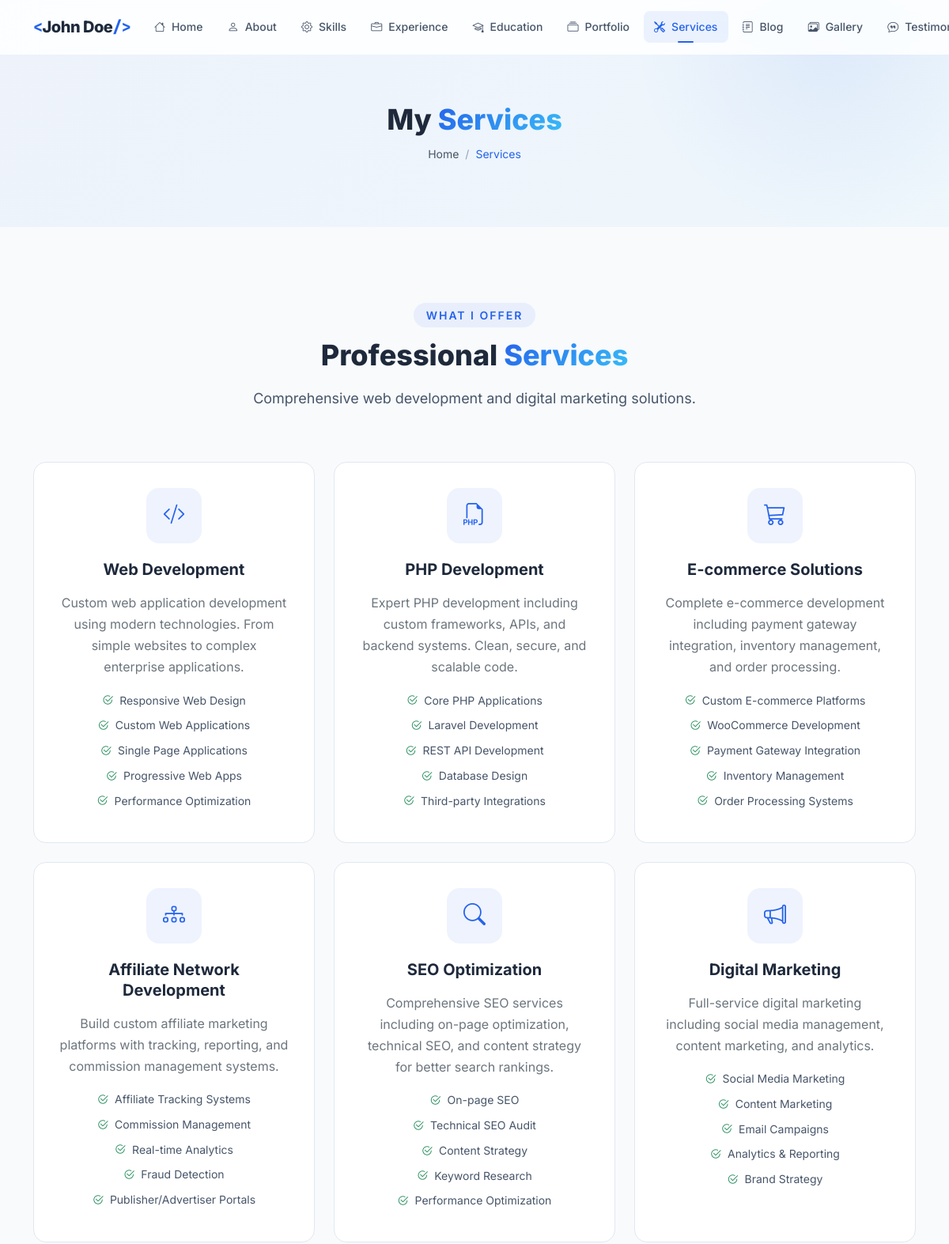
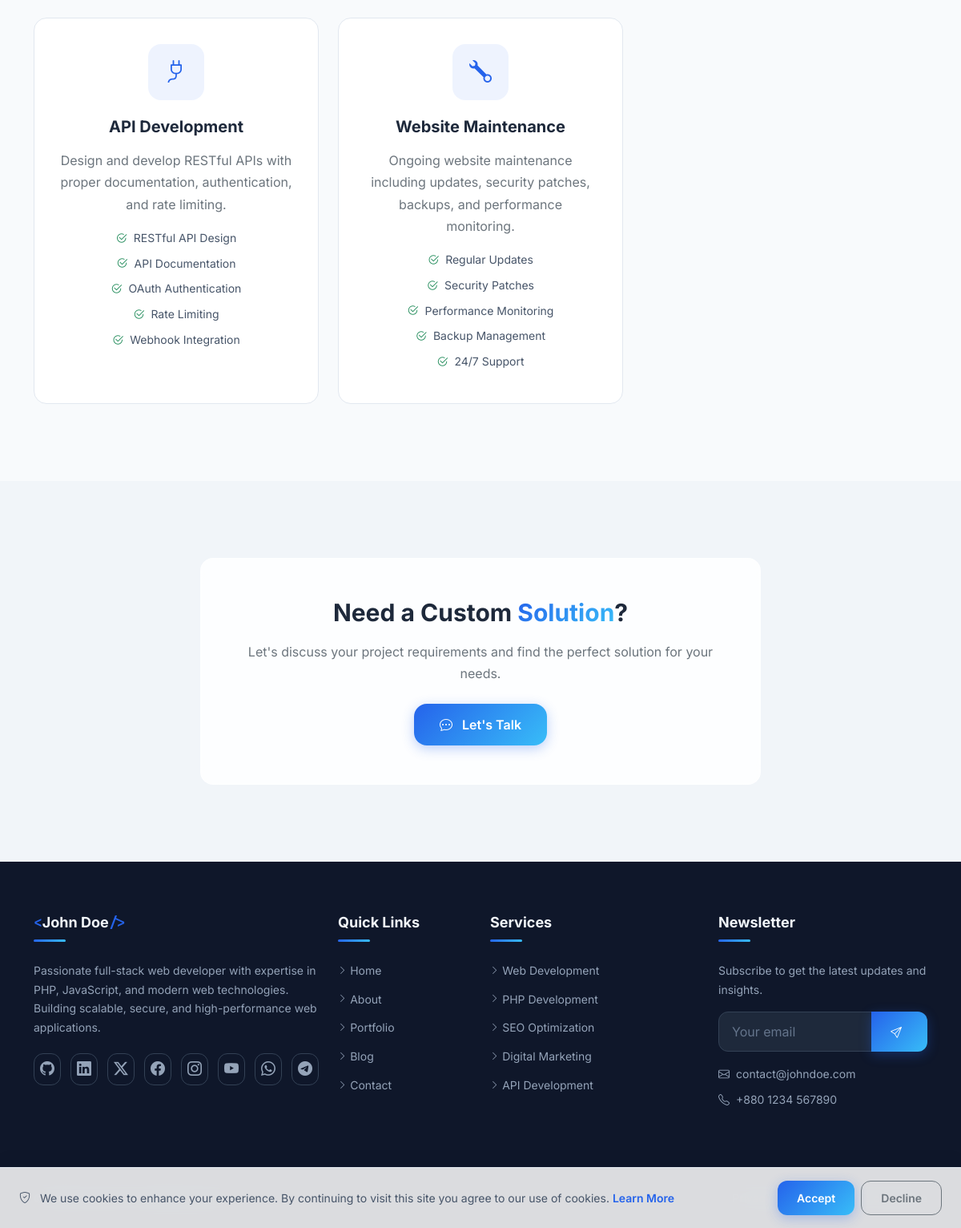
/services, run on the app's committed database (2 pictures, top to bottom).
### tables this page shows
CREATE TABLE IF NOT EXISTS `profile` (
    `id` INT UNSIGNED AUTO_INCREMENT PRIMARY KEY,
    `user_id` INT UNSIGNED NOT NULL,
    `full_name` VARCHAR(150) NOT NULL,
    `profession` VARCHAR(255) DEFAULT NULL,
    `photo` VARCHAR(255) DEFAULT NULL,
    `bio_short` TEXT DEFAULT NULL,
    `bio_full` LONGTEXT DEFAULT NULL,
    `birthday` DATE DEFAULT NULL,
    `nationality` VARCHAR(100) DEFAULT NULL,
    `location` VARCHAR(255) DEFAULT NULL,
    `languages` VARCHAR(500) DEFAULT NULL,
    `email` VARCHAR(255) DEFAULT NULL,
    `phone` VARCHAR(50) DEFAULT NULL,
    `website` VARCHAR(255) DEFAULT NULL,
    `mission` TEXT DEFAULT NULL,
    `vision` TEXT DEFAULT NULL,
    `goals` TEXT DEFAULT NULL,
    `typing_texts` TEXT DEFAULT NULL COMMENT 'JSON array of typing animation texts',
    `stats_experience_years` INT UNSIGNED DEFAULT 0,
    `stats_projects` INT UNSIGNED DEFAULT 0,
    `stats_clients` INT UNSIGNED DEFAULT 0,
    `stats_awards` INT UNSIGNED DEFAULT 0,
    `created_at` DATETIME DEFAULT CURRENT_TIMESTAMP,
    `updated_at` DATETIME DEFAULT CURRENT_TIMESTAMP ON UPDATE CURRENT_TIMESTAMP,
    FOREIGN KEY (`user_id`) REFERENCES `users`(`id`) ON DELETE CASCADE,
    INDEX `idx_user` (`user_id`)
);

CREATE TABLE IF NOT EXISTS `services` (
    `id` INT UNSIGNED AUTO_INCREMENT PRIMARY KEY,
    `title` VARCHAR(200) NOT NULL,
    `description` TEXT DEFAULT NULL,
    `icon` VARCHAR(100) DEFAULT 'bi-gear',
    `features` TEXT DEFAULT NULL COMMENT 'JSON array of features',
    `sort_order` INT UNSIGNED DEFAULT 0,
    `is_active` TINYINT(1) DEFAULT 1,
    `created_at` DATETIME DEFAULT CURRENT_TIMESTAMP,
    `updated_at` DATETIME DEFAULT CURRENT_TIMESTAMP ON UPDATE CURRENT_TIMESTAMP,
    INDEX `idx_sort` (`sort_order`)
);

CREATE TABLE IF NOT EXISTS `social_links` (
    `id` INT UNSIGNED AUTO_INCREMENT PRIMARY KEY,
    `platform` VARCHAR(50) NOT NULL,
    `url` VARCHAR(255) NOT NULL,
    `icon` VARCHAR(100) NOT NULL,
    `color` VARCHAR(20) DEFAULT NULL,
    `sort_order` INT UNSIGNED DEFAULT 0,
    `is_active` TINYINT(1) DEFAULT 1,
    `created_at` DATETIME DEFAULT CURRENT_TIMESTAMP,
    INDEX `idx_sort` (`sort_order`)
);

### pages/services.php (the view, shortened to what the rows shown need)
<?php
$services = [];
try {
    $services = $db->fetchAll("SELECT * FROM services WHERE is_active = 1 ORDER BY sort_order ASC");
} catch (Exception $e) {}
?>
<section class="page-header">
    <div class="container">
        <h1 class="page-title" data-aos="fade-up">My <span class="gradient-text">Services</span></h1>
    </div>
</section>
<section class="section">
    <div class="container">
        <div class="section-header" data-aos="fade-up">
            <h2 class="section-title">Professional <span class="highlight">Services</span></h2>
        </div>
        <div class="row g-4">
            <?php foreach ($services as $index => $service): ?>
            <div class="col-lg-4 col-md-6" data-aos="fade-up" data-aos-delay="<?php echo ($index % 3) * 100; ?>">
                <div class="service-card">
                    <div class="service-icon">
                        <i class="<?php echo e($service['icon']); ?>"></i>
                    </div>
                    <h5 class="mb-3"><?php echo e($service['title']); ?></h5>
                    <p class="text-secondary mb-3"><?php echo e($service['description']); ?></p>
                    <?php
                    $features = json_decode($service['features'] ?? '[]', true);
                    if (!empty($features)):
                    ?>
                    <ul class="list-unstyled mb-0">
                        <?php foreach ($features as $feature): ?>
                        <li class="mb-2" style="font-size: var(--font-size-sm); color: var(--text-secondary);">
                            <i class="bi bi-check2-circle text-success me-2"></i><?php echo e($feature); ?>
                        </li>
                        <?php endforeach; ?>
                    </ul>
                    <?php endif; ?>
                </div>
            </div>
            <?php endforeach; ?>
        </div>
    </div>
</section>

### templates/header.php (shortened to what the rows shown need)
<?php
$profile = [];
try {
    $profile = $db->fetch("SELECT * FROM profile LIMIT 1") ?? [];
} catch (Exception $e) {
    $profile = [];
}
?>
<!DOCTYPE html>
<html lang="en" data-theme="light">
<head>
    <link rel="stylesheet" href="https://cdn.jsdelivr.net/npm/bootstrap@5.3.3/dist/css/bootstrap.min.css">
    <link rel="stylesheet" href="https://cdn.jsdelivr.net/npm/bootstrap-icons@1.11.3/font/bootstrap-icons.min.css">
    <link rel="stylesheet" href="https://unpkg.com/aos@2.3.1/dist/aos.css">
    <link rel="stylesheet" href="<?php echo asset('css/style.css'); ?>">
</head>
<body>
    <nav class="navbar navbar-expand-lg fixed-top glass-nav" id="mainNav">
        <div class="container">
            <a class="navbar-brand brand-logo" href="<?php echo url('home'); ?>">
                <?php if (!empty(getSetting('site_logo'))): ?>
                    <img src="<?php echo e(uploadUrl(getSetting('site_logo'))); ?>" alt="<?php echo e(SITE_NAME); ?>" height="40">
                <?php else: ?>
                    <span class="brand-text">
                        <span class="brand-accent">&lt;</span><?php echo e($profile['full_name'] ?? 'JD'); ?><span class="brand-accent">/&gt;</span>
                    </span>
                <?php endif; ?>
            </a>
        </div>
    </nav>
    <main id="main-content">

### templates/footer.php (shortened to what the rows shown need)
    </main>
    <footer class="site-footer">
        <div class="footer-top">
            <div class="container">
                <div class="row g-4">
                    <div class="col-lg-4 col-md-6">
                        <div class="footer-widget">
                            <h5 class="footer-title">
                                <span class="brand-accent">&lt;</span><?php echo e($profile['full_name'] ?? SITE_NAME); ?><span class="brand-accent">/&gt;</span>
                            </h5>
                            <p class="footer-desc">
                                <?php echo e(truncate($profile['bio_short'] ?? SITE_DESCRIPTION, 200)); ?>
                            </p>
                            <div class="footer-social">
                                <?php foreach ($socialLinks as $social): ?>
                                <a href="<?php echo e($social['url']); ?>" target="_blank" rel="noopener noreferrer" class="social-icon" title="<?php echo e($social['platform']); ?>" style="--social-color: <?php echo e($social['color'] ?? '#2563EB'); ?>">
                                    <i class="<?php echo e($social['icon']); ?>"></i>
                                </a>
                                <?php endforeach; ?>
                            </div>
                        </div>
                    </div>
                    <div class="col-lg-3 col-md-6">
                        <div class="footer-widget">
                            <div class="footer-contact-info mt-3">
                                <?php if (!empty(getSetting('contact_email'))): ?>
                                <p><i class="bi bi-envelope me-2"></i><?php echo e(getSetting('contact_email')); ?></p>
                                <?php endif; ?>
                                <?php if (!empty(getSetting('contact_phone'))): ?>
                                <p><i class="bi bi-telephone me-2"></i><?php echo e(getSetting('contact_phone')); ?></p>
                                <?php endif; ?>
                            </div>
                        </div>
                    </div>
                </div>
            </div>
        </div>
        <div class="footer-bottom">
            <div class="container">
                <div class="row align-items-center">
                    <div class="col-md-6 text-center text-md-start">
                        <p class="mb-0"><?php echo e(getSetting('footer_text', '© ' . date('Y') . ' ' . ($profile['full_name'] ?? SITE_NAME) . '. All rights reserved.')); ?></p>
                    </div>
                </div>
            </div>
        </div>
    </footer>
</body>
</html>

### data on the page
profile: full_name "John Doe", bio_short "Passionate full-stack web developer with expertise in PHP, JavaScript, and modern web technologies. Building scalable, secure, and high-performance web applications.", email "contact@johndoe.com", phone "+880 1234 567890"
services: title "Web Development", description "Custom web application development using modern technologies. From simple websites to complex enterprise applications.", features "Responsive Web Design", features "Custom Web Applications", features "Single Page Applications", features "Progressive Web Apps", features "Performance Optimization"
services: title "PHP Development", description "Expert PHP development including custom frameworks, APIs, and backend systems. Clean, secure, and scalable code.", features "Core PHP Applications", features "Laravel Development", features "REST API Development", features "Database Design", features "Third-party Integrations"
services: title "E-commerce Solutions", description "Complete e-commerce development including payment gateway integration, inventory management, and order processing.", features "Custom E-commerce Platforms", features "WooCommerce Development", features "Payment Gateway Integration", features "Inventory Management", features "Order Processing Systems"
services: title "Affiliate Network Development", description "Build custom affiliate marketing platforms with tracking, reporting, and commission management systems.", features "Affiliate Tracking Systems", features "Commission Management", features "Real-time Analytics", features "Fraud Detection", features "Publisher/Advertiser Portals"
services: title "SEO Optimization", description "Comprehensive SEO services including on-page optimization, technical SEO, and content strategy for better search rankings.", features "On-page SEO", features "Technical SEO Audit", features "Content Strategy", features "Keyword Research", features "Performance Optimization"
services: title "Digital Marketing", description "Full-service digital marketing including social media management, content marketing, and analytics.", features "Social Media Marketing", features "Content Marketing", features "Email Campaigns", features "Analytics & Reporting", features "Brand Strategy"
services: title "API Development", description "Design and develop RESTful APIs with proper documentation, authentication, and rate limiting.", features "RESTful API Design", features "API Documentation", features "OAuth Authentication", features "Rate Limiting", features "Webhook Integration"
services: title "Website Maintenance", description "Ongoing website maintenance including updates, security patches, backups, and performance monitoring.", features "Regular Updates", features "Security Patches", features "Performance Monitoring", features "Backup Management", features "24/7 Support"

### other printed values
$item['label'] "Home"
$item['label'] "About"
$item['label'] "Skills"
$item['label'] "Experience"
$item['label'] "Education"
$item['label'] "Portfolio"
$item['label'] "Services"
$item['label'] "Blog"
$item['label'] "Gallery"
